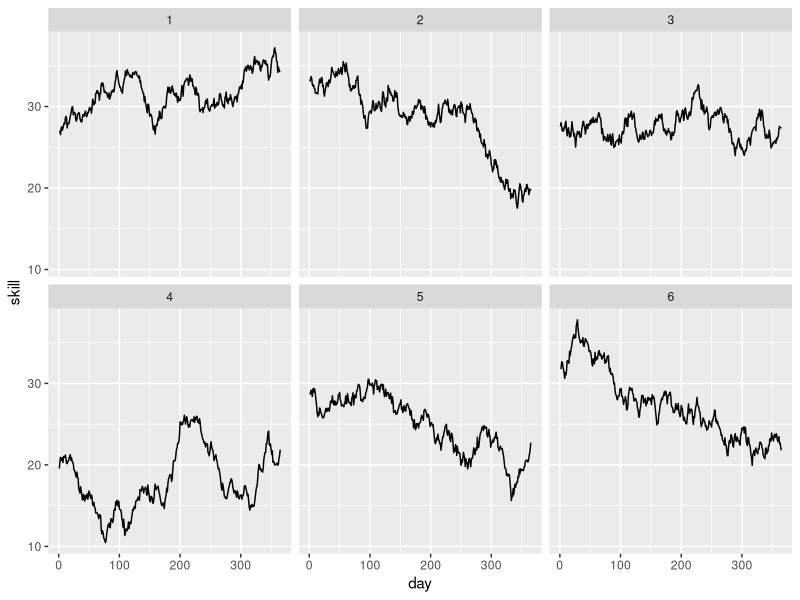
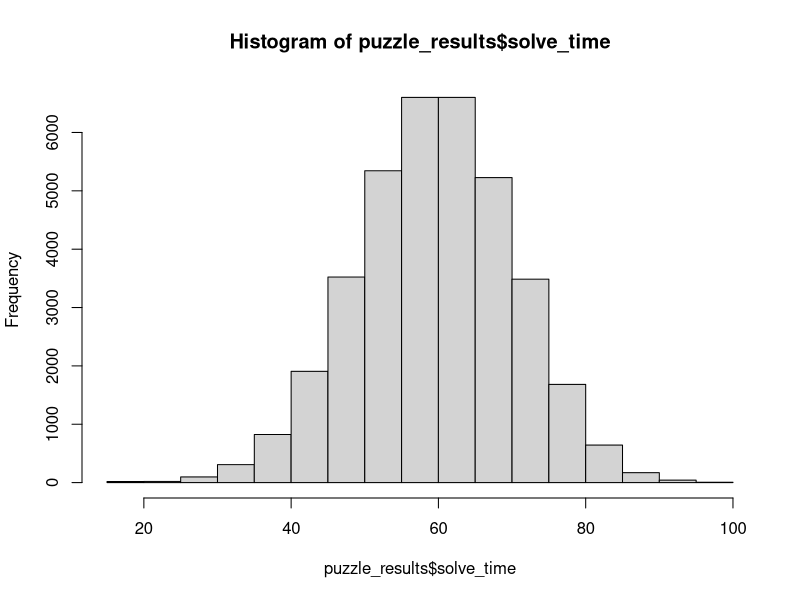
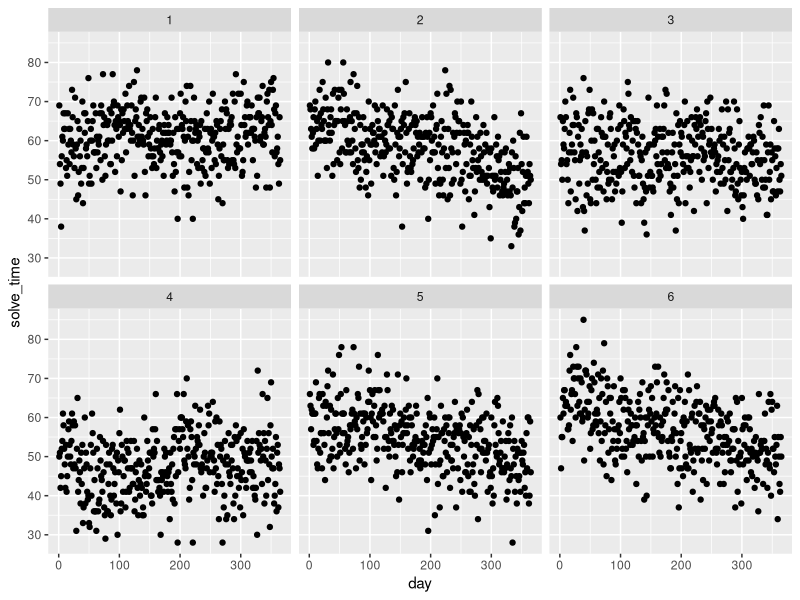
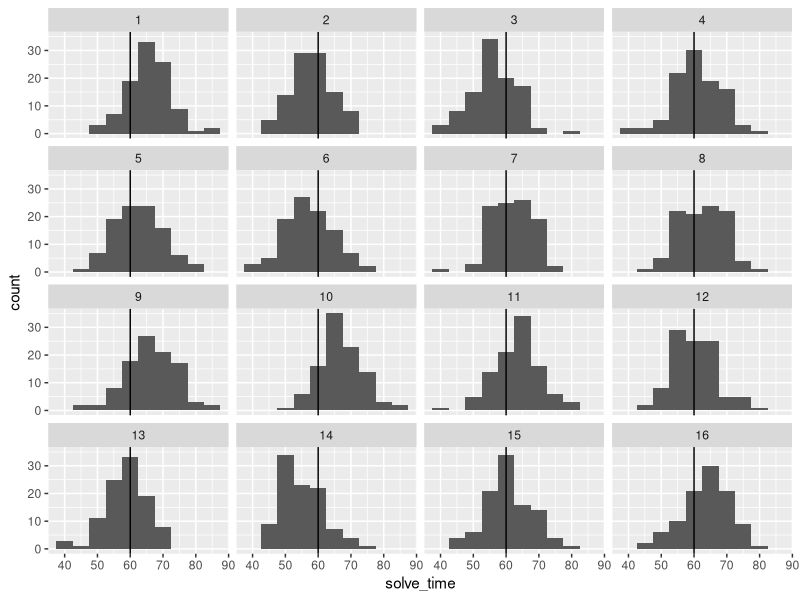

Generate these figures, in order, with R:
library(dplyr)
library(ggplot2)

set.seed(1)

n_players <- 100
n_days <- 365

skill_mean <- 30
skill_sd <- 5
skill_delta_sd <- 0.5

puzzle_mean <- 30
puzzle_sd <- 5

noise_sd <- 5


player_skill <- data.frame("player_id" = integer(),
                           "day" = integer(),
                           "skill" = numeric())

for (i in 1:n_players) {
  skill <- rnorm(n = 1, mean = skill_mean, sd = skill_sd)
  skill_log <- c(skill)
  for (j in 2:n_days) {
    new_skill <- skill + rnorm(n = 1, mean = 0, sd = skill_delta_sd)
    skill_log <- c(skill_log,new_skill)
    skill <- new_skill
  }
  player_i_skill <- data.frame("player_id" = rep(i,n_days),
                               "day" = 1:n_days,
                               "skill"=skill_log)
  player_skill <- player_skill %>% 
    bind_rows(player_i_skill)
}

player_skill %>% 
  filter(player_id %in% 1:6) %>% 
  mutate(player_id = factor(player_id, ordered = T)) %>% 
  ggplot(mapping = aes(x = day,
                       y = skill)) +
  geom_line() +
  facet_wrap(vars(player_id))

puzzles <- data.frame("day"=1:n_days,
                      "difficulty" = rnorm(n = n_days, mean = puzzle_mean, sd = puzzle_sd))

puzzle_results <- player_skill %>% 
  inner_join(puzzles, by = "day") %>% 
  mutate(noise = rnorm(n = n(), mean = 0, sd = noise_sd)) %>% 
  mutate(solve_time = skill + difficulty + noise) %>% 
  mutate(solve_time = round(solve_time))

hist(puzzle_results$solve_time)
min(puzzle_results$solve_time)

avg_solve_time <- median(puzzle_results$solve_time)

puzzle_results %>% 
  filter(player_id %in% 1:6) %>% 
  ggplot(mapping = aes(x = day)) +
  geom_point(mapping = aes(y = solve_time)) +
  facet_wrap(vars(player_id))
  
puzzle_results %>% 
  filter(day <= 16) %>%
  ggplot(mapping = aes(x = solve_time)) +
  geom_histogram(binwidth = 5) +
  geom_vline(xintercept = avg_solve_time) +
  facet_wrap(vars(day))
